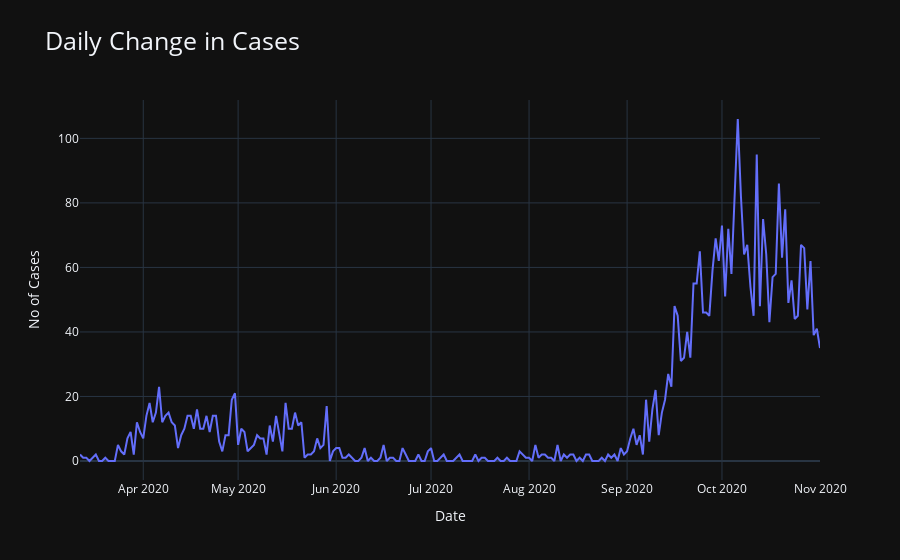

This figure's notebook cell:
### Code cell
fig = go.Figure(data=go.Scatter(x=DateAndArea_requiredArea['date'], y=DateAndArea_requiredArea['Total_cases']))

fig.update_layout(
    title="Daily Change in Cases",
    xaxis_title="Date",
    yaxis_title="No of Cases",
    template="plotly_dark", 
    title_font_size=25,

)

fig.show()

### Figure 1 — Plotly figure (JSON) as saved in the notebook; plotly's stock layout.template omitted (floating-point values rounded to 4 significant figures; data arrays with more than 128 entries replaced by an {"elided": "..."} marker saying what was removed)
{"data": [{"type": "scatter", "x": {"elided": "470 str values"}, "y": {"elided": "470 int values"}}], "layout": {"title": {"font": {"size": 25}, "text": "Daily Change in Cases"}, "xaxis": {"title": {"text": "Date"}}, "yaxis": {"title": {"text": "No of Cases"}}}}
